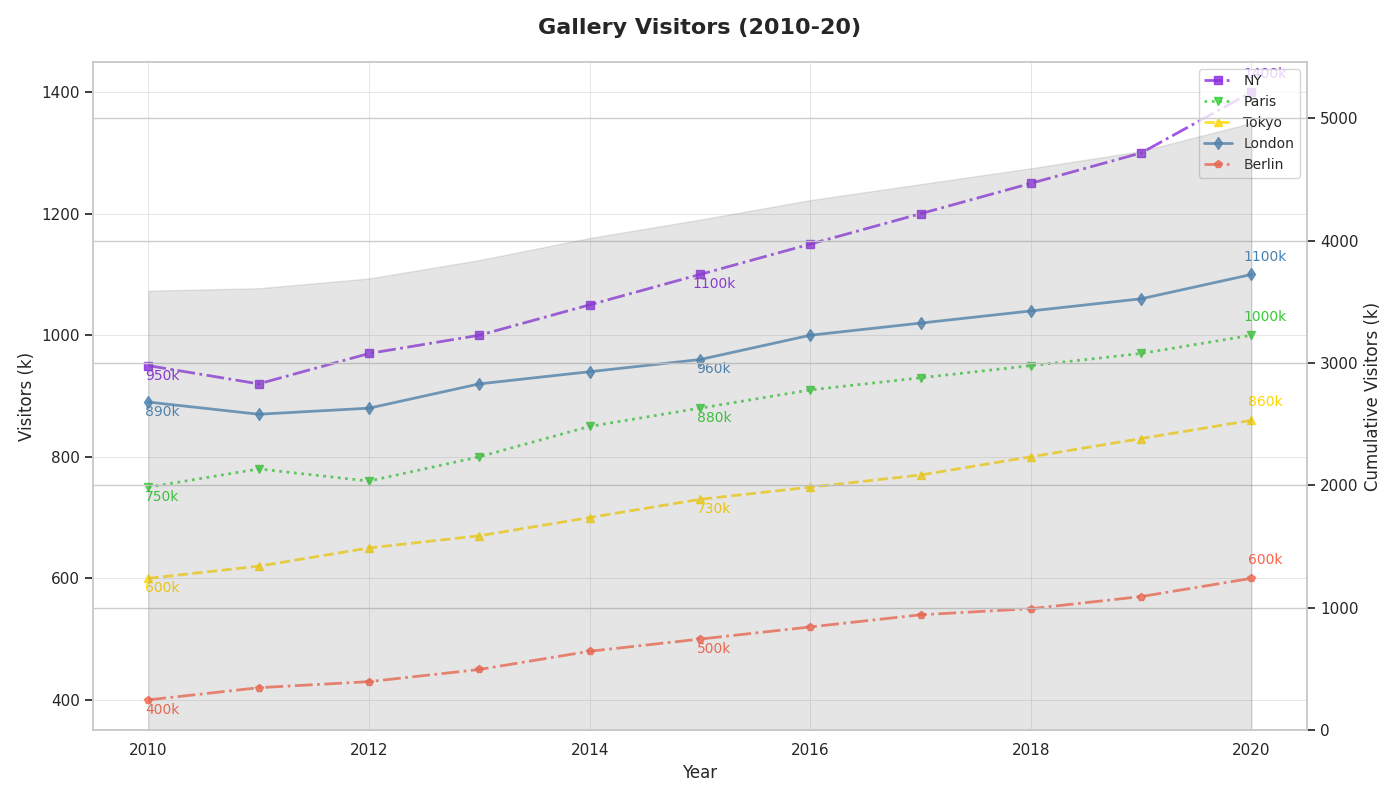

This figure's Python source:
import matplotlib.pyplot as plt
import numpy as np

years = np.arange(2010, 2021)
gallery_visitors = {
    'NY': [950, 920, 970, 1000, 1050, 1100, 1150, 1200, 1250, 1300, 1400],
    'Paris': [750, 780, 760, 800, 850, 880, 910, 930, 950, 970, 1000],
    'Tokyo': [600, 620, 650, 670, 700, 730, 750, 770, 800, 830, 860],
    'London': [890, 870, 880, 920, 940, 960, 1000, 1020, 1040, 1060, 1100],
    'Berlin': [400, 420, 430, 450, 480, 500, 520, 540, 550, 570, 600]
}

cumulative_visitors = np.sum(list(gallery_visitors.values()), axis=0)

fig, ax1 = plt.subplots(figsize=(14, 8))

# Randomizes the colors, marker styles, and line styles
colors = ['#8A2BE2', '#32CD32', '#FFD700', '#4682B4', '#FF6347']
markers = ['s', 'v', '^', 'd', 'p']
linestyles = ['-.', ':', '--', '-', '-.']

for (city, visitors), color, marker, linestyle in zip(gallery_visitors.items(), colors, markers, linestyles):
    ax1.plot(years, visitors, marker=marker, linestyle=linestyle, label=city, color=color, linewidth=2, markersize=6, alpha=0.8)
    
    midpoint_index = len(years) // 2
    key_points = [(years[0], visitors[0]), (years[midpoint_index], visitors[midpoint_index]), (years[-1], visitors[-1])]
    for (year, visitor) in key_points:
        ax1.annotate(f'{visitor}k', xy=(year, visitor), xytext=(10, -10 if visitor < max(visitors) else 10), 
                     textcoords='offset points', fontsize=10, color=color, ha='center')

# Removed grid settings and added gridlines with different styling
ax1.grid(True, which='both', linestyle='-', linewidth=0.7, alpha=0.5)

ax2 = ax1.twinx()
ax2.fill_between(years, 0, cumulative_visitors, color='gray', alpha=0.2)
ax2.set_ylabel('Cumulative Visitors (k)', fontsize=12)
ax2.set_ylim(0, np.max(cumulative_visitors) + 500)

ax1.set_title('Gallery Visitors (2010-20)', fontsize=16, fontweight='bold', pad=20)
ax1.set_xlabel('Year', fontsize=12)
ax1.set_ylabel('Visitors (k)', fontsize=12)

# Changed legend location and removed the title
ax1.legend(loc='upper right', fontsize=10)

plt.tight_layout()
plt.show()
